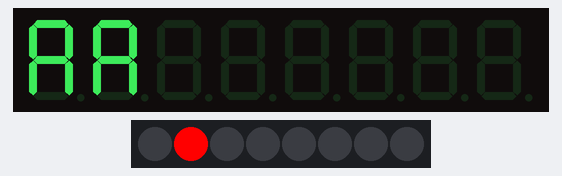
Bench run of a sketch on a simulated Arduino Uno, built with avr-gcc and run on an emulated ATmega328P. Parts: 8-digit seven-segment display, 8 RGB LEDs in strip order, left to right. Wiring (inferred from the names in the program): TM1638 display and keys: STB pin 5; clock pin 6; DIO pin 7.

Above: at 0.1 s.

The sketch:

third-test.ino
```cpp
const int strobePin = 5;
const int clockPin = 6;
const int dataPin = 7;


void setup()
{
  pinMode(strobePin, OUTPUT);
  pinMode(clockPin, OUTPUT);
  pinMode(dataPin, OUTPUT);
  // set up our pins as OUTPUTs
  digitalWrite(strobePin, LOW); //set the strobe low so it'll accept instruction
  shiftOut(dataPin, clockPin, LSBFIRST, 0x8F);  // send the instruction to activate the board and set brightness to max
  digitalWrite(strobePin, HIGH); //we will always set the strobe high after the completion of each instruction and data set

  // ***sequential addressing example
  digitalWrite(strobePin, LOW); //strobe goes low to load an instruction
  shiftOut(dataPin, clockPin, LSBFIRST, 0x40); // set up sequential addressing mode
  digitalWrite(strobePin, HIGH); // end of instruction, strobe must go high
  digitalWrite(strobePin, LOW); // strobe goes low to receive the data
  shiftOut(dataPin, clockPin, LSBFIRST, 0xC0);  // sets up the first address
  shiftOut(dataPin, clockPin, LSBFIRST, 0x77);  // sets up a 7 segment "A"
  shiftOut(dataPin, clockPin, LSBFIRST, 0x00);  // turns off discrete LED
  shiftOut(dataPin, clockPin, LSBFIRST, 0x77);  // sets up a 7 segment "A"
  shiftOut(dataPin, clockPin, LSBFIRST, 0x01);  // turns on discrete LED

  digitalWrite(strobePin, HIGH); // end of data, strobe goes high

}

void loop() {
  // put your main code here, to run repeatedly:

}
```
